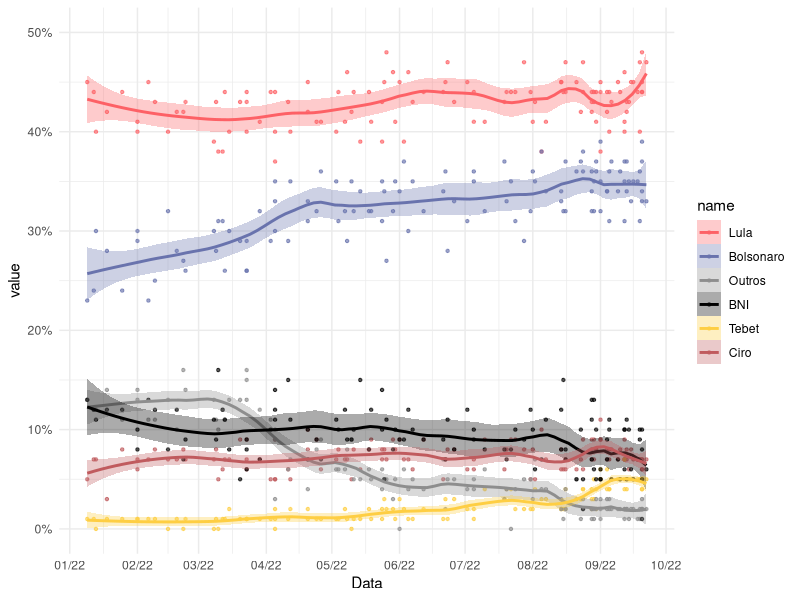
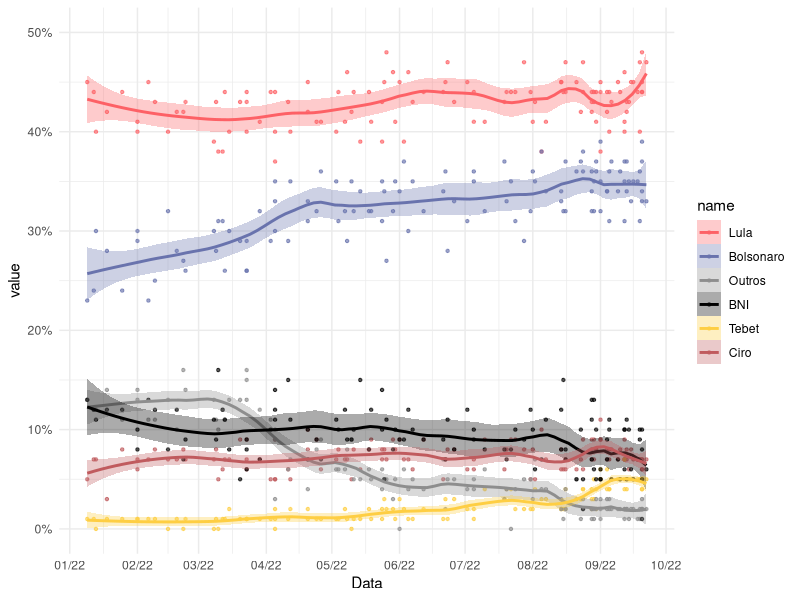

Reproduce these figures in R, in order.

# Configurar --------------------------------------------------------------

#-- bibliotecas
library(readxl)
library(tidyverse)
library(lubridate)

#-- lista de pesquisas
pesq <- read_csv("pesquisas_1t.csv") %>% 
  select(-`Data divulgação`)
exp = T

# Grafico -----------------------------------------------------------------

#-- argumento que controla o quão suave é a linah
span=.30

#-- gerar estimativas
results <- pesq %>%
  drop_na() %>% 
  mutate(Data = as.Date(Data)) %>% 
  pivot_longer(cols=c(Lula:BNI)) %>% 
  mutate(value = value/100) %>% 
  # retirar institutos de pesquisa
  filter(!(Instituto%in%c("Sigma", "Brasmarket",
                          "Futura"))) %>% 
  mutate(Data=as.numeric(Data)) %>% 
  nest(-name) %>%
  mutate(
    # loess calculation 
    m = purrr::map(data, loess,
                   formula = value ~ Data, span = span),
    # valores previstos
    fitted = purrr::map(m, `[[`, "fitted")) %>% 
  select(-m) %>%
  unnest()



# Cores dos candidatos
col=c( "#fd6166", "#6973ad",
       "#8E8E8E","#000000","#FECE43", "#c05b5e")

results %>% 
  mutate(Data = as.Date(Data, origin="1970/1/1"),
         name = fct_relevel(name, "Lula", "Bolsonaro",
                "Outros", "BNI", "Tebet", "Ciro")) %>% 
  ggplot(aes(x = Data, y = value, group = name, color = name)) +
  geom_point(alpha=.66, size=.85) +
  #-- line e smooth geram a mesma linha aqui
  #-- smooth até gerar o s.e. automaticamente
  #geom_line(aes(y = fitted), size=1) +
  geom_smooth(se=T, alpha=.33, span=span, aes(fill=name)) +
  scale_fill_manual(
    values=col) +
  scale_color_manual(values=col) +
  scale_y_continuous(limits=c(0,.5), labels=scales::percent) +
  scale_x_date(date_breaks = "1 month", date_labels = "%m/%y") +
  theme_minimal()

if(exp) {
ggsave(paste0("./img/", 
              str_replace_all(Sys.time(), ":", "_"), "_NL.svg"), 
       width=400*10, height=167*10, unit="px")
}

#-- resultados gerais
results %>% 
  filter(Data==max(Data)) %>% 
  mutate(Data = as.Date(Data, origin="1970/1/1"))  %>% 
  mutate(name = fct_relevel(name, "Lula", "Bolsonaro",
         "Ciro", "BNI", "Outros")) %>%
  group_by(name) %>% 
  summarise(mean=mean(fitted)) %>% 
  mutate(mean=paste0(round(mean*100,1), "%")) 
